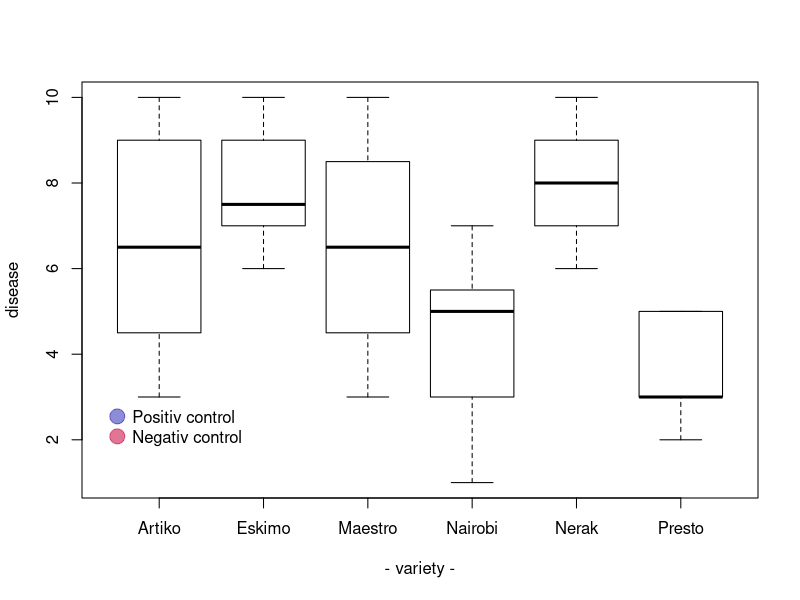

Reproduce this figure in R. (Note: this script raises an error after producing the figure.)
## ---- chunk 1
knitr::opts_chunk$set( warning=FALSE, message=FALSE)
## ---- chunk 2
#Create data
names <- c(rep("Maestro", 20) , rep("Presto", 20) , 
      rep("Nerak", 20), rep("Eskimo", 20), rep("Nairobi", 20), rep("Artiko", 20))
value <- c(  sample(3:10, 20 , replace=T) , sample(2:5, 20 , replace=T) , 
      sample(6:10, 20 , replace=T), sample(6:10, 20 , replace=T) , 
      sample(1:7, 20 , replace=T), sample(3:10, 20 , replace=T) )
data <- data.frame(names,value)

# Prepare a vector of colors with specific color for Nairobi and Eskimo
myColors <- ifelse(levels(data$names)=="Nairobi" , rgb(0.1,0.1,0.7,0.5) , 
              ifelse(levels(data$names)=="Eskimo", rgb(0.8,0.1,0.3,0.6),
              "grey90" ) )

# Build the plot
boxplot(data$value ~ data$names , 
    col=myColors , 
    ylab="disease" , xlab="- variety -")
 
# Add a legend
legend("bottomleft", legend = c("Positiv control","Negativ control") , 
    col = c(rgb(0.1,0.1,0.7,0.5) , rgb(0.8,0.1,0.3,0.6)) , bty = "n", pch=20 , pt.cex = 3, cex = 1, horiz = FALSE, inset = c(0.03, 0.1))

## ---- chunk 3
htmltools::includeHTML("htmlChunkRelatedDistribution.html")
